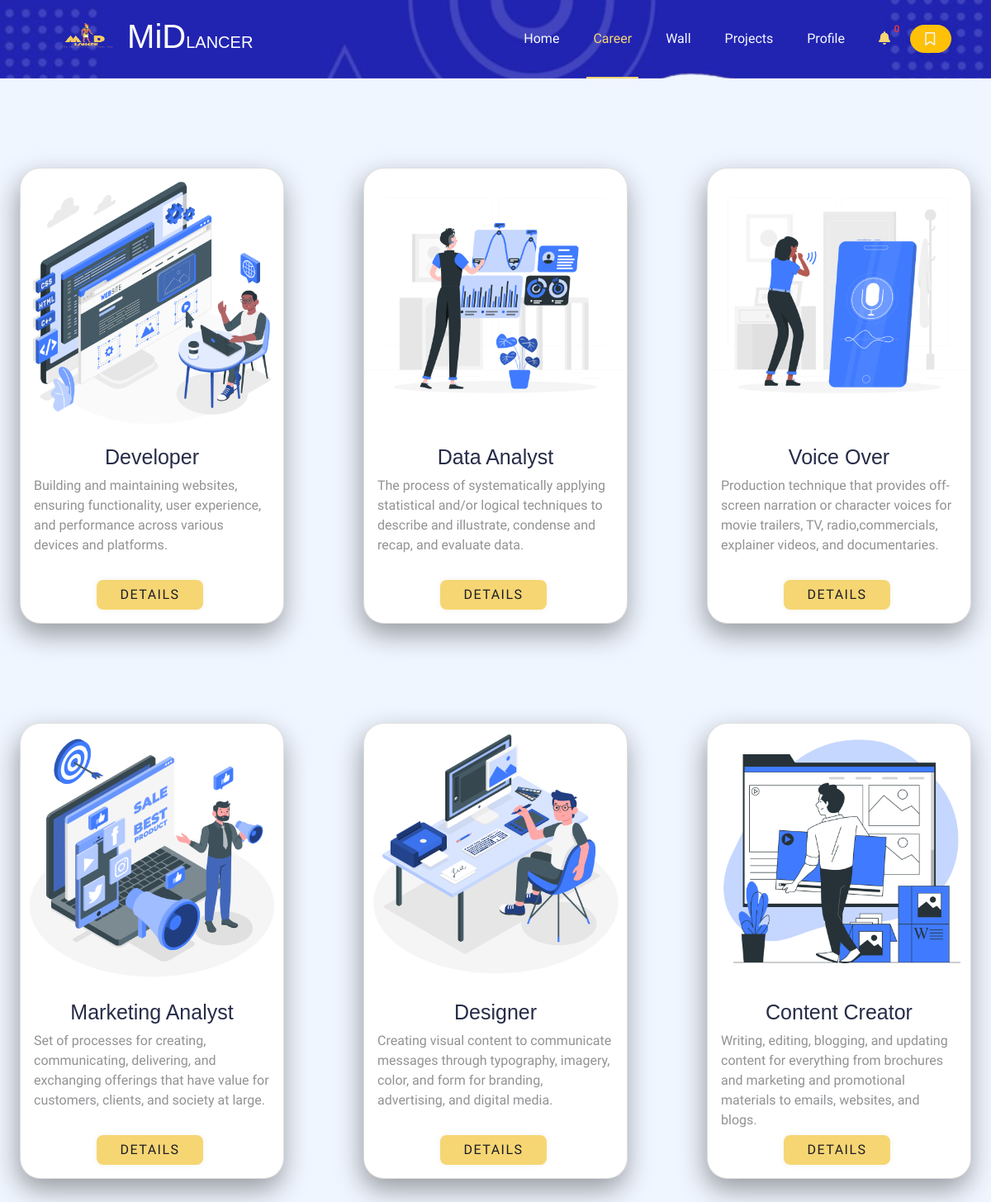
Screenshot of /career.php (signed in) with the database file from the repository.
### tables this page shows
CREATE TABLE `career` (
  `career_id` int(11) NOT NULL,
  `career_path` varchar(250) NOT NULL,
  `career_desc` text NOT NULL,
  `career_image` longtext NOT NULL
);

### career.php (the view, shortened to what this page needs)
<?php
include 'nav+bm.php';
$CareerStmt = "SELECT * FROM `career`";
$ExecCareer = mysqli_query($connect, $CareerStmt);
?>
<!DOCTYPE html>
<html lang="en">
<head>
    <link rel="stylesheet" href="bootstrab/css/bootstrap.min.css">
    <link rel="stylesheet" href="css/career.css">
</head>
<body>
    <div class="main-category py-5">
        <?php while ($data = mysqli_fetch_assoc($ExecCareer)) { ?>
        <div class="card" style="width: 20rem;">
            <img src="img/career/<?php echo $data['career_image']?>" class="card-img-top" alt="career Image">
            <div class="card-body">
                <div class="card-title">
                    <h5><?php echo htmlspecialchars($data['career_path'])?></h5>
                </div>
                <p class="card-text"><?php echo htmlspecialchars($data['career_desc'])?></p>
                <div class="buttons">
                    <button><a href="freelancers.php?cid=<?php echo $data['career_id']; if(isset($_GET['b'])) echo "&b=1"?><?php if(isset($_GET['details'])){ $det = $_GET['details']; echo "&details=$det";}?>">Details</a></button>
                </div>
            </div>
        </div>
        <?php } ?>
    </div>
</body>
</html>

### css/nav+bm.css (style rules this page uses)
:root { --primary-color: #080a74; --secondary-color: #f6d673; --Thirdly-color: #d6d9e0; --fourthly-color: #1d1d27; }
button { padding: 4px 20px; border-radius: 50px; cursor: pointer; border: 0; border-radius: 0.9em; background-color: var(--secondary-color); box-shadow: rgb(0 0 0 / 5%) 0 0 8px; letter-spacing: 1.5px; text-transform: uppercase; font-size: 15px; transition: all 0.5s ease; font-family: inherit; margin-left: 20px; }
a { text-decoration: none; color: var(--fourthly-color); }

### css/career.css (style rules this page uses)
* { padding: 0; margin: 0; box-sizing: border-box; }
:root { --primary-color: #2124b1; --secondary-color: #f6d673; --Thirdly-color: #f7faff; --fourthly-color: #1d1d27; }
.main-category { width: 100%; height: 100%; display: flex; justify-content: center; align-items: center; flex-wrap: wrap; gap: 8%; }
.card { margin-top: 5%; margin-bottom: 5%; border-radius: 25px; box-shadow: -2px 13px 32px 0px rgba(0, 0, 0, 0.378); transition: all 0.5s; }
.card-text { height: 110px; }
.card-img, .card-img-top { border-radius: 25px; }
.card-title { text-align: center; color: var(--primary-color); }
.card-title h5 { font-size: 25px; }
.buttons { display: flex; justify-content: center; align-items: center; }
.buttons button { padding: 6px 28px; border-radius: 50px; cursor: pointer; border: 0; border-radius: 0.5rem; background-color: var(--secondary-color); box-shadow: rgb(0 0 0 / 5%) 0 0 8px; letter-spacing: 1.5px; text-transform: uppercase; font-size: 16px; transition: all 0.5s ease; font-family: inherit; margin-left: -5px; }
button a { text-decoration: none; color: var(--fourthly-color); }

### rows the page displays
career: career_image (picture), career_path "Developer", career_desc "Building and maintaining websites, ensuring functionality, user experience, and performance across various devices and platforms."
career: career_image (picture), career_path "Data Analyst", career_desc "The process of systematically applying statistical and/or logical techniques to describe and illustrate, condense and recap, and evaluate data."
career: career_image (picture), career_path "Voice Over", career_desc "Production technique that provides off-screen narration or character voices for movie trailers, TV, radio,commercials, explainer videos, and documentaries."
career: career_image (picture), career_path "Marketing Analyst", career_desc "Set of processes for creating, communicating, delivering, and exchanging offerings that have value for customers, clients, and society at large."
career: career_image (picture), career_path "Designer", career_desc "Creating visual content to communicate messages through typography, imagery, color, and form for branding, advertising, and digital media."
career: career_image (picture), career_path "Content Creator", career_desc "Writing, editing, blogging, and updating content for everything from brochures and marketing and promotional materials to emails, websites, and blogs."

### other values shown
$notifi "0"
